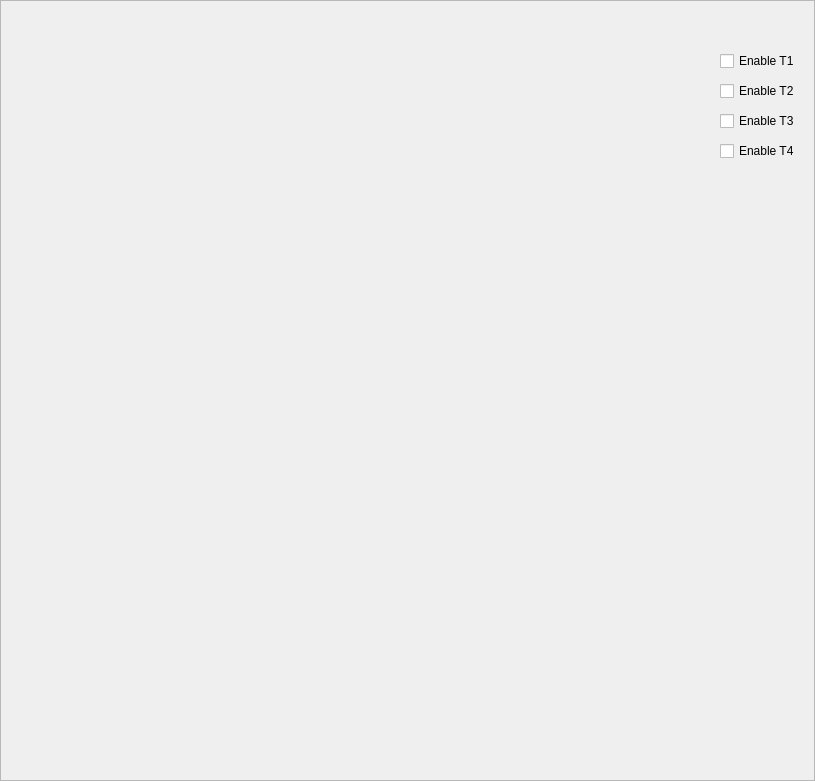
   <widget class="QFrame" name="frame_4">
    <property name="geometry">
     <rect>
      <x>365</x>
      <y>120</y>
      <width>815</width>
      <height>781</height>
     </rect>
    </property>
    <property name="styleSheet">
     <string notr="true">QFrame{
	background-image:url(:/df_images/map5.jpg);

}</string>
    </property>
    <property name="frameShape">
     <enum>QFrame::Shape::StyledPanel</enum>
    </property>
    <property name="frameShadow">
     <enum>QFrame::Shadow::Raised</enum>
    </property>
    <widget class="QWidget" name="gridLayoutWidget">
     <property name="geometry">
      <rect>
       <x>-10</x>
       <y>-20</y>
       <width>841</width>
       <height>821</height>
      </rect>
     </property>
     <layout class="QGridLayout" name="gridLayout"/>
    </widget>
    <widget class="QCheckBox" name="checkBox">
     <property name="geometry">
      <rect>
       <x>720</x>
       <y>50</y>
       <width>80</width>
       <height>22</height>
      </rect>
     </property>
     <property name="text">
      <string>Enable T1</string>
     </property>
    </widget>
    <widget class="QCheckBox" name="checkBox_2">
     <property name="geometry">
      <rect>
       <x>720</x>
       <y>80</y>
       <width>80</width>
       <height>22</height>
      </rect>
     </property>
     <property name="text">
      <string>Enable T2</string>
     </property>
    </widget>
    <widget class="QCheckBox" name="checkBox_3">
     <property name="geometry">
      <rect>
       <x>720</x>
       <y>110</y>
       <width>80</width>
       <height>22</height>
      </rect>
     </property>
     <property name="text">
      <string>Enable T3</string>
     </property>
    </widget>
    <widget class="QCheckBox" name="checkBox_4">
     <property name="geometry">
      <rect>
       <x>720</x>
       <y>140</y>
       <width>80</width>
       <height>22</height>
      </rect>
     </property>
     <property name="text">
      <string>Enable T4</string>
     </property>
    </widget>
   </widget>
